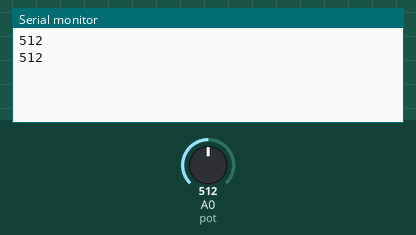
Recording of a sketch running on a simulated Arduino Uno, built with avr-gcc and run on an emulated ATmega328P. Parts: the last lines printed to the serial monitor. The inputs (shaded band) are chosen by the test bench; at power-on: A0 (pot) = 512.

Above: at 1.8 s.
1.9 s: A0 (pot) set to 716
At 2.8 s:
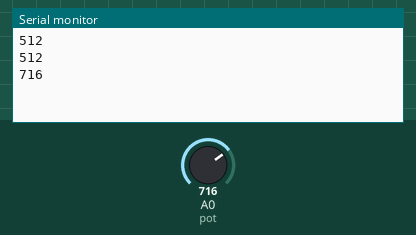
3.4 s: A0 (pot) set to 900
At 4.8 s:
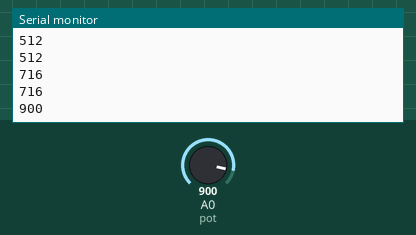
Timing chart, 0 to 6.4 s (numbered marks = the images above; inputs shaded):
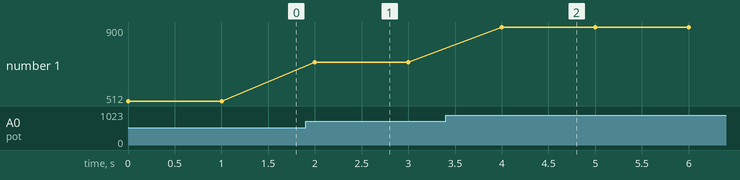

Measured:
- after the input at 1.9 s, the serial monitor: prints a new line after 0.10 s (image 1)
- after the input at 3.4 s, the serial monitor: prints a new line after 0.60 s (image 2)
- plotted number 1: 512 → 716 after the input at 1.9 s, 716 → 900 after the input at 3.4 s

The sketch:

potentiometre.ino
```cpp
int pot; // création de la variable du potentiomètre

void setup() {

Serial.begin(9600);
}


void loop() {
  // put your main code here, to run repeatedly:

pot = analogRead(A0); // lire la valeur numérique du potentiomètre
Serial.println(pot); // affiche la valeur du potentiomètre sur le moniteur série
delay(1000);
}
```
